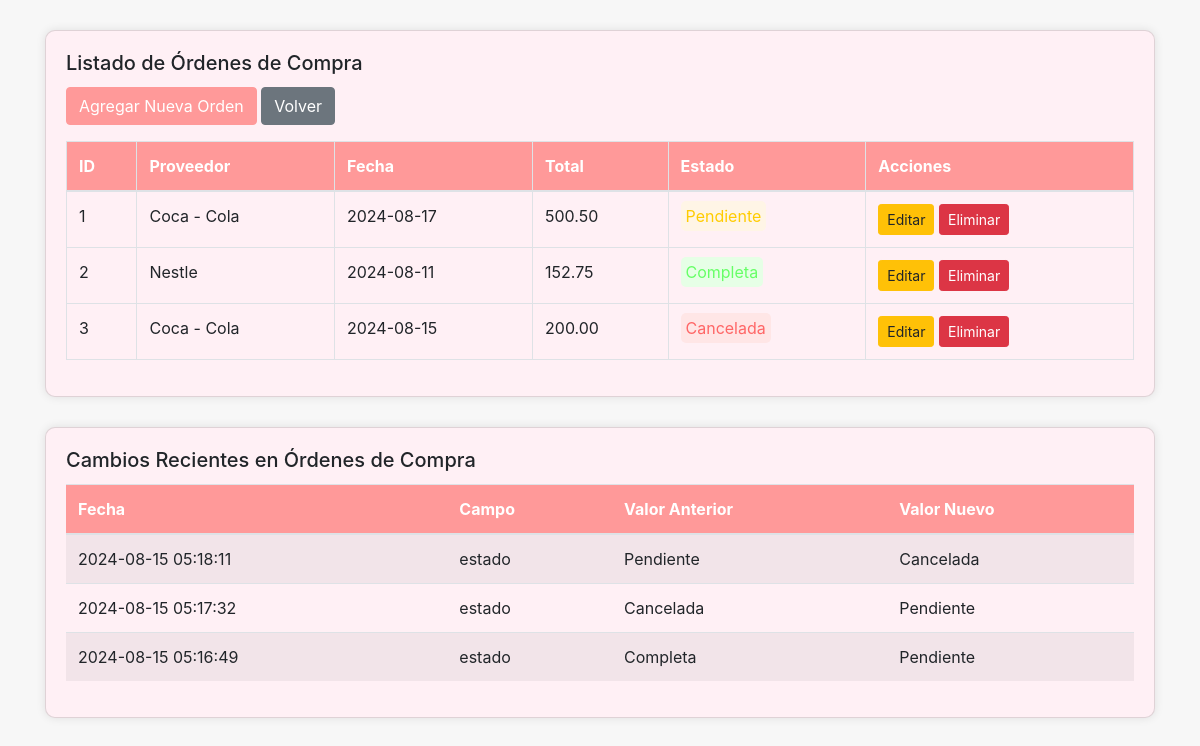
Screenshot of /views/orden_index.php with the database file from the repository.
### tables this page shows
CREATE TABLE `ordenes_compra` (
  `id` int(11) NOT NULL,
  `proveedor_id` int(11) NOT NULL,
  `fecha` date NOT NULL,
  `total` decimal(10,2) NOT NULL,
  `estado` enum('Pendiente','Completa','Cancelada') DEFAULT 'Pendiente'
);

CREATE TABLE `proveedores` (
  `proveedor_id` int(11) NOT NULL,
  `nombre` varchar(100) NOT NULL,
  `direccion` varchar(255) NOT NULL,
  `telefono` varchar(20) NOT NULL,
  `email` varchar(100) NOT NULL
);

CREATE TABLE `cambios` (
  `id` int(11) NOT NULL,
  `tabla` varchar(50) DEFAULT NULL,
  `campo` varchar(50) DEFAULT NULL,
  `valor_anterior` varchar(255) DEFAULT NULL,
  `valor_nuevo` varchar(255) DEFAULT NULL,
  `registro_id` int(11) DEFAULT NULL,
  `fecha` timestamp NOT NULL DEFAULT current_timestamp(),
  `id_registro` int(11) NOT NULL
);

### models/OrdenCompra.php (called while the page is built, shortened)
<?php
class OrdenCompra {
    private $pdo;
    public function __construct($pdo) {
        $this->pdo = $pdo;
    }
    public function getAllOrdenesCompra() {
        $stmt = $this->pdo->query("SELECT o.id, o.fecha, o.total, o.estado, p.nombre AS proveedor
                                   FROM ordenes_compra o
                                   JOIN proveedores p ON o.proveedor_id = p.proveedor_id");
        return $stmt->fetchAll();
    }
}

### views/orden_index.php (the view, shortened to what this page needs)
<?php
include '../config/db.php';
include '../models/OrdenCompra.php';
$ordenCompraModel = new OrdenCompra($pdo);
$ordenes = $ordenCompraModel->getAllOrdenesCompra();
$sql_cambios = "SELECT * FROM cambios
                WHERE tabla = 'ordenes_compra'
                ORDER BY fecha DESC
                LIMIT 10";
$stmt_cambios = $pdo->query($sql_cambios);
$cambios = $stmt_cambios->fetchAll();
?>
<!DOCTYPE html>
<html lang="es">
<head>
    <link href="https://stackpath.bootstrapcdn.com/bootstrap/4.5.2/css/bootstrap.min.css" rel="stylesheet">
</head>
<body>
<div class="container">
    <div class="card">
        <div class="card-body">
            <h5 class="card-title">Listado de Órdenes de Compra</h5>
            <a href="orden_add.php" class="btn btn-primary mb-3">Agregar Nueva Orden</a>
            <a href="../index.php" class="btn btn-secondary mb-3">Volver</a>
            <table class="table table-bordered">
                <thead>
                    <tr>
                        <th>ID</th>
                        <th>Proveedor</th>
                        <th>Fecha</th>
                        <th>Total</th>
                        <th>Estado</th>
                        <th>Acciones</th>
                    </tr>
                </thead>
                <tbody>
                    <?php foreach ($ordenes as $orden): ?>
                        <tr>
                            <td><?php echo htmlspecialchars($orden['id']); ?></td>
                            <td><?php echo htmlspecialchars($orden['proveedor']); ?></td>
                            <td><?php echo htmlspecialchars($orden['fecha']); ?></td>
                            <td><?php echo htmlspecialchars($orden['total']); ?></td>
                            <td>
                                <?php
                                    $estado = htmlspecialchars($orden['estado']);
                                    if ($estado == 'Pendiente') {
                                        echo "<span class='status-pending'>$estado</span>";
                                    } elseif ($estado == 'Completa') {
                                        echo "<span class='status-complete'>$estado</span>";
                                    } elseif ($estado == 'Cancelada') {
                                        echo "<span class='status-cancelled'>$estado</span>";
                                    }
                                ?>
                            </td>
                            <td>
                                <a href="orden_edit.php?id=<?php echo htmlspecialchars($orden['id']); ?>" class="btn btn-warning btn-sm">Editar</a>
                                <a href="../controllers/orden_delete.php?id=<?php echo htmlspecialchars($orden['id']); ?>" class="btn btn-danger btn-sm" onclick="return confirm('¿Estás seguro de que deseas eliminar esta orden?');">Eliminar</a>
                            </td>
                        </tr>
                    <?php endforeach; ?>
                </tbody>
            </table>
        </div>
    </div>
    <div class="card table-container">
        <div class="card-body">
            <h5 class="card-title">Cambios Recientes en Órdenes de Compra</h5>
            <div class="table-wrapper">
                <table class="table table-striped">
                    <thead>
                        <tr>
                            <th>Fecha</th>
                            <th>Campo</th>
                            <th>Valor Anterior</th>
                            <th>Valor Nuevo</th>
                        </tr>
                    </thead>
                    <tbody>
                        <?php foreach ($cambios as $cambio): ?>
                        <tr>
                            <td><?php echo htmlspecialchars($cambio['fecha']); ?></td>
                            <td><?php echo htmlspecialchars($cambio['campo']); ?></td>
                            <td><?php echo htmlspecialchars($cambio['valor_anterior']); ?></td>
                            <td><?php echo htmlspecialchars($cambio['valor_nuevo']); ?></td>
                        </tr>
                        <?php endforeach; ?>
                    </tbody>
                </table>
            </div>
        </div>
    </div>
</div>
</body>
</html>

### views/orden_index.php (style rules this page uses)
body { background-color: #f7f7f7; }
.container { margin-top: 30px; }
.card { background-color: #fff0f5; border-radius: 10px; box-shadow: 0px 0px 10px 0px rgba(0, 0, 0, 0.1); }
.btn-primary { background-color: #ff9999; border-color: #ff9999; }
.status-pending { background-color: #fff5e6; color: #ffcc00; border-radius: 5px; padding: 5px; }
.status-complete { background-color: #e6ffe6; color: #66ff66; border-radius: 5px; padding: 5px; }
.status-cancelled { background-color: #ffe6e6; color: #ff6666; border-radius: 5px; padding: 5px; }
.table-container { margin-top: 30px; }
.table-wrapper { max-height: 400px; overflow-y: auto; }
.table thead th { background-color: #ff9999; color: #fff; }

### rows the page displays
ordenes_compra: id "1", proveedor.nombre "Coca - Cola", fecha "2024-08-17", total "500.50", estado "Pendiente"
ordenes_compra: id "2", proveedor.nombre "Nestle", fecha "2024-08-11", total "152.75", estado "Completa"
ordenes_compra: id "3", proveedor.nombre "Coca - Cola", fecha "2024-08-15", total "200.00", estado "Cancelada"
cambios: fecha "2024-08-15 05:18:11", campo "estado", valor_anterior "Pendiente", valor_nuevo "Cancelada"
cambios: fecha "2024-08-15 05:17:32", campo "estado", valor_anterior "Cancelada", valor_nuevo "Pendiente"
cambios: fecha "2024-08-15 05:16:49", campo "estado", valor_anterior "Completa", valor_nuevo "Pendiente"
